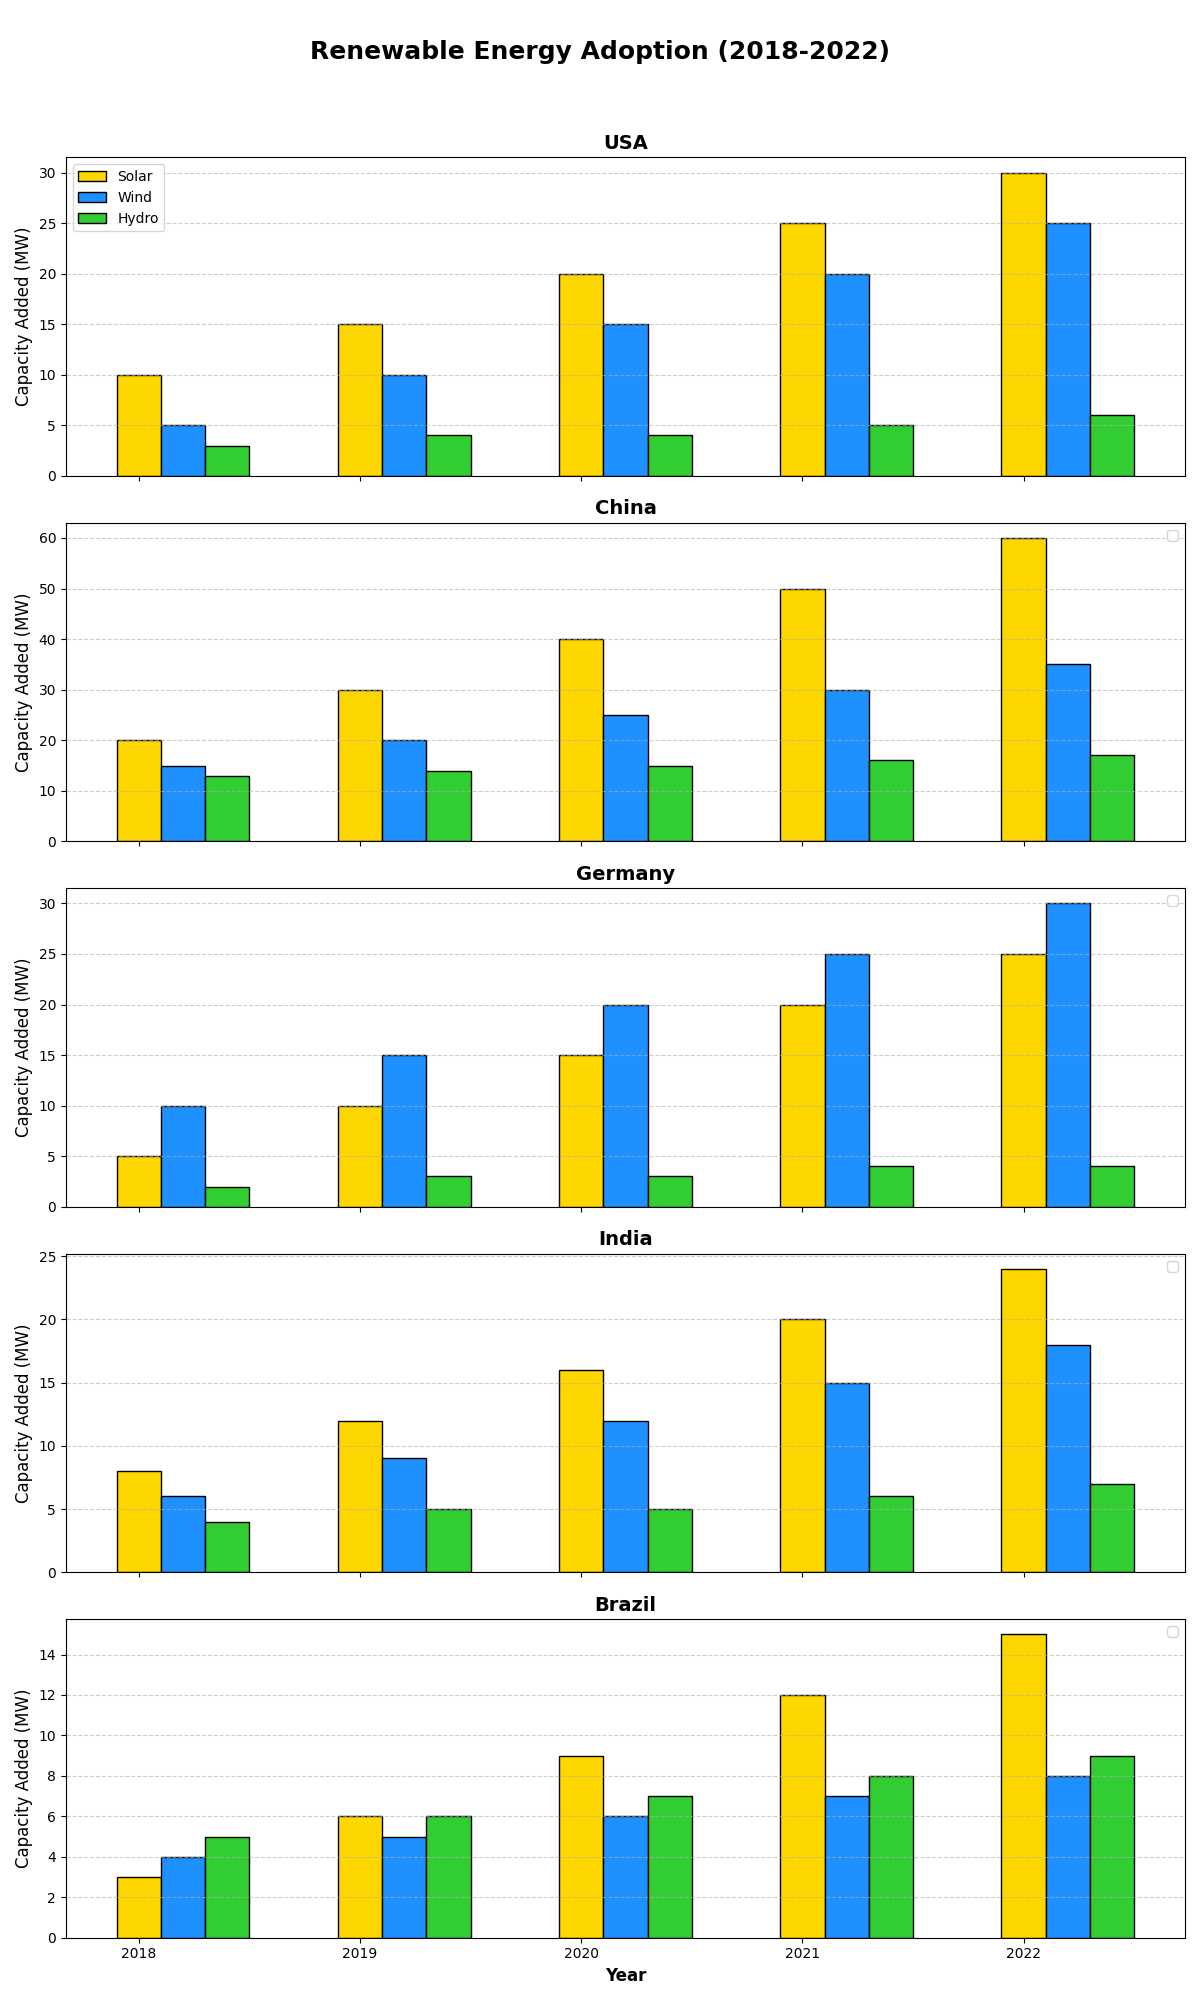

This chart was generated by the following Python code:
import matplotlib.pyplot as plt
import numpy as np

# Backstory: Tracking the Evolution of Renewable Energy Adoption
# This script visualizes the data on renewable energy adoption in different countries over several years. 
# It tracks Solar, Wind, and Hydropower capacities added each year from 2018 to 2022.

# Data: Capacity added in MW (Megawatts)
years = np.array([2018, 2019, 2020, 2021, 2022])
countries = ["USA", "China", "Germany", "India", "Brazil"]

# Data for each country (solar, wind, hydro)
usa_data = {"Solar": [10, 15, 20, 25, 30], "Wind": [5, 10, 15, 20, 25], "Hydro": [3, 4, 4, 5, 6]}
china_data = {"Solar": [20, 30, 40, 50, 60], "Wind": [15, 20, 25, 30, 35], "Hydro": [13, 14, 15, 16, 17]}
germany_data = {"Solar": [5, 10, 15, 20, 25], "Wind": [10, 15, 20, 25, 30], "Hydro": [2, 3, 3, 4, 4]}
india_data = {"Solar": [8, 12, 16, 20, 24], "Wind": [6, 9, 12, 15, 18], "Hydro": [4, 5, 5, 6, 7]}
brazil_data = {"Solar": [3, 6, 9, 12, 15], "Wind": [4, 5, 6, 7, 8], "Hydro": [5, 6, 7, 8, 9]}

all_data = [usa_data, china_data, germany_data, india_data, brazil_data]
energy_types = ["Solar", "Wind", "Hydro"]
colors = ['#FFD700', '#1E90FF', '#32CD32']

# Set up the figure and subplots
fig, axes = plt.subplots(nrows=5, ncols=1, figsize=(12, 20), sharex=True)
fig.suptitle("Renewable Energy Adoption (2018-2022)", fontsize=18, fontweight='bold')

# Plot each country's data in separate subplots
for i, ax in enumerate(axes):
    country_data = all_data[i]
    for j, energy in enumerate(energy_types):
        ax.bar(years + j * 0.2, country_data[energy], width=0.2, color=colors[j], edgecolor='black', label=energy if i == 0 else "")
    ax.set_title(countries[i], fontsize=14, fontweight='bold')
    ax.set_ylabel('Capacity Added (MW)', fontsize=12)
    ax.grid(axis='y', linestyle='--', alpha=0.6)
    ax.legend()

# Adjusting layout to prevent overlap
plt.xlabel("Year", fontsize=12, fontweight='bold')
plt.xticks(years)
plt.tight_layout(rect=[0, 0, 1, 0.96])

# Show the plot
plt.show()
